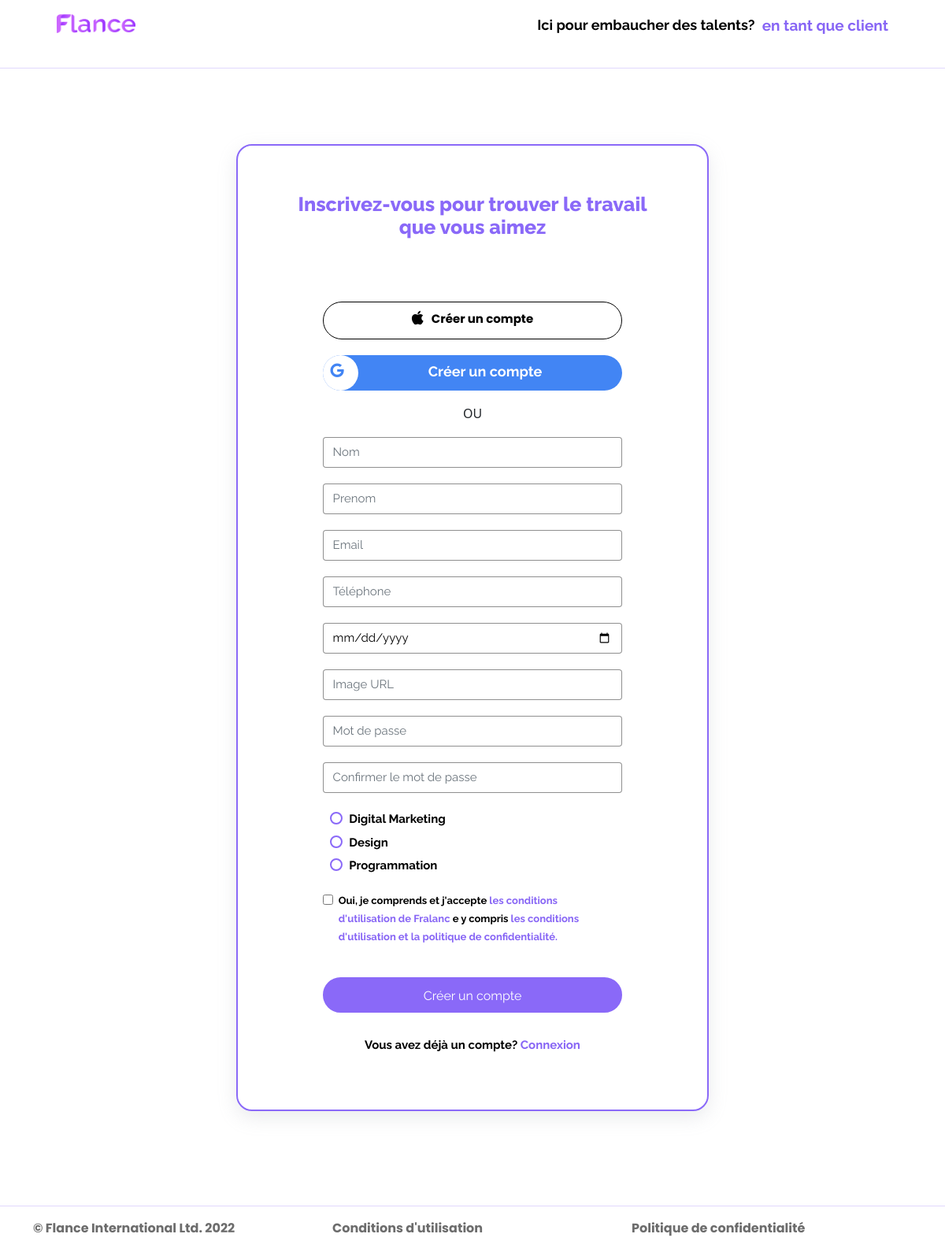
The app's page /sinupFre.php with its own data.
### tables this page shows
CREATE TABLE `categories` (
  `id_categor` int(11) NOT NULL,
  `nom` varchar(254) DEFAULT NULL
);

### sinupFre.php (the view, shortened to what this page needs)
<?php
include('header.php');
include('datacon.php');
?>
<link rel="stylesheet" href="https://cdnjs.cloudflare.com/ajax/libs/font-awesome/6.1.1/css/all.min.css" />
<nav id="navbar2" class="navbar navbar-expand-lg navbar-light ">
  <div class="container-fluid">
    <a class="navbar-brand" href="#"><img id="logo" src="images/logo.png" alt="logo flance "></a>
    <div class="d-flex justify-content-end">
    <p id="navspara" class="d-flex justify-content-center">Ici pour embaucher des talents?<a href="singupCln.php">&nbsp; en tant que client</a> </p>
      </div>
  </div>
</nav>
<hr id="hrnav">
<section class="container " id="cartcontner">
    <h3 class="d-flex justify-content-center">Inscrivez-vous pour trouver le travail  que vous aimez</h3>
    <button  type="button" id="applic" class="btn btn-outline d-flex justify-content-center brand-icons"><i class="fa-brands fa-apple"></i> Créer un compte</button>
    <button type="button" id="googlic" class="btn btn-outline  brand-icons"><i class="fa-brands fa-google d-flex justify-content-start"></i> Créer un compte</button>
    <h6 class="d-flex justify-content-center" id="ouline">OU</h6>
    <form action="" method="POST" id="formValid">
      <div class="d-flex justify-content-center">
          <input id="nomSty" class="form-control forms" type="text" placeholder="Nom" name="nom" aria-label="default input example">
      </div>
      <div class="d-flex justify-content-center">
          <input  id="prenomSty" class="form-control forms" type="text" placeholder="Prenom" name="prenom" aria-label="default input example">
      </div>
      <div class="d-flex justify-content-center">
          <input  id="emailSty" class="form-control forms" type="eamil" placeholder="Email" name="email" aria-label="default input example">
      </div>
      <div class="d-flex justify-content-center">
          <input  id="telSty" class="form-control forms" type="tel" placeholder="Téléphone" name="telph" aria-label="default input example">
      </div>
      <div class="d-flex justify-content-center">
          <input class="form-control forms" type="date" placeholder="Date de naissance" name="date" aria-label="default input example">
      </div>
      <div class="d-flex justify-content-center">
          <input  id="imagelSty" class="form-control forms" type="text" placeholder="Image URL" name="image" aria-label="default input example">
      </div>
      <div class="d-flex justify-content-center">
          <input  id="passSty" class="form-control forms" type="password" placeholder="Mot de passe" name="password" aria-label="default input example">
      </div>
      <div class="d-flex justify-content-center">
          <input  id="confSty" class="form-control forms" type="password" placeholder="Confirmer le mot de passe" name="passconf" aria-label="default input example">
      </div>
      <div class="container" id="radiosmgn">
      <?php
    $i =0;
    $sql = "SELECT * FROM categories";
    $query = mysqli_query($conn, $sql);
      while($row = mysqli_fetch_array($query)){
       echo '<div id="checkradio" class="form-check ">
        <input class="form-check-input" type="radio" name="flexRadioDefault" id="flexRadioDefault1">
        <label class="form-check-label" for="flexRadioDefault '.  $i++ .'">
        ' .$row['nom'].'
        </label>
        </div>';
      }
              ?>
          </div>
      <div class="row" id="checkid">
        <div calss="col">
            <input type="checkbox">
        </div>
         <div class="col">
              <P id="condtion">Oui, je comprends et j'accepte <a href="#">les conditions d'utilisation de Fralanc </a> e y compris <a href="">les conditions d'utilisation et la politique de confidentialité.</a> </P>
         </div>
      </div>
        <div>
            <input class="form-control" id="crees" type="submit" name="submits" value="Créer un compte" />
        </div>
</form>
    <p id="lastlnk">Vous avez déjà un compte? <a href="login.php">Connexion</a> </p>
</section>
<footer id="smallft">
<hr id="hrfooter" >
    <div class="container">
        <div class="row">
            <div class="col">
                <p>© Flance International Ltd. 2022</p>
            </div>
            <div class="col">
                <p>Conditions d'utilisation</p>
            </div>
            <div class="col">
                <p>Politique de confidentialité</p>
            </div>
        </div>
    </div>
</footer>

### style.css (style rules this page uses)
#logo { width: 100px; margin-bottom: 10px; }
.btn { width: 120px; height: 50px; }
#sndcart h4,h3 { color: white; }
hr { border: 2px solid whitesmoke; }
footer { background: #000000; margin-top: 7%; height: 470px; font-family: 'Poppins' !important; padding-top: 20PX; font-weight: bold; }
#navbar2 { padding-left: 5%; padding-right: 5%; margin-top: 10PX; background: white !important; }
#cartcontner { border: 2px solid #8A69F8 !important; border-radius: 20px; width: 50%; padding: 5%; margin-top: 8%; box-shadow: rgba(149, 157, 165, 0.2) 0px 8px 24px; }
#cartcontner h3 { font-family: 'Raleway'; font-style: normal; font-weight: 800; font-size: 25px; line-height: 29px; margin-bottom: 80px; color: #8A69F8; text-align: center; }
#cartcontner P { font-family: 'Raleway'; font-style: normal; font-weight: bold; font-size: 20px; line-height: 23px; text-align: center; margin: 10PX; color: #000000; margin-top: 20PX; }
#smallft { background: transparent; color: #00000093; height: 100px; padding-top: 20px; padding-bottom: 20px; }
#cartcontner input { border: 2px solid #8A69F8; }
#navspara { font-family: 'Raleway'; font-style: normal; font-weight: bold; font-size: 18px; line-height: 22px; color: #000000; margin-top: 10px; }
#navspara a { color: #8765f5; font-weight: bold; font-size: 19px; text-decoration: none; }
.brand-icons { margin-left: auto; margin-right: auto; width: 80%; margin-bottom: 20px; }
#applic { border: #000000 1px solid; border-radius: 25px; text-align: center; padding-top: 10px; font-family: 'Poppins'; font-weight: Bold; font-size: 15px; line-height: 22px; padding-top: 10px; text-align: center; color: #000000; height: 60%; }
#applic i { margin-right: 10px; font-size: 20px; margin-bottom: 10px !important; }
#googlic { background: #4285F4; border-radius: 25px; margin-left: auto; margin-right: auto; margin-left: 10%; color: white; font-size: 18px; font-family: 'Raleway'; font-weight: bold; height: 45px; }
#googlic i { float: left !important; display: flex; justify-content: flex-start !important; text-align: center; margin: auto; padding: 10px; color: #4285F4; background: white; border-radius: 50%; width: 45px; height: 45px; margin-left: -13px !important; margin-top: -7px; }
#ouline { margin-bottom: 20px; }
.forms { font-family: 'Raleway'; font-style: normal; font-weight: 400; font-size: 15px; line-height: 25px; color: #000000; border: 1px solid rgba(0, 0, 0, 0.44) !important; width: 80%; margin-bottom: 20px; }
#condtion { font-family: 'Raleway'; font-style: normal; font-weight: 500; font-size: 13px !important; text-align: start !important; color: #000000; margin-top: -23px !important; margin-left: 20px !important; }
#condtion a { color: #8765f5; text-decoration: none; }
#checkid { margin-left: auto; margin-right: auto; width:85% !important; margin-top: 10px !important; }
#crees { background: #8A69F8; color: white; font-family: 'Raleway'; text-align: center; margin-left: auto; margin-right: auto; width: 80%; padding-top: 10px; border-radius: 36px; height: 45px; margin-top: 30px; }
#lastlnk { margin-top: 30px !important; font-size: 15px !important; }
#lastlnk a { text-decoration: none; color: #8765f5; }
#hrnav { color: #8765f5; border: 4px; }
#hrfooter { color: #8765f5; border: 4px; }
#cartcontner label { color: #000000 !important; font-family: 'Raleway' !important; font-weight: bold !important; font-size: 20px; }
#crees { margin-bottom: 30px !important; }
#checkradio { margin-left: 10%; margin-bottom: 5px; }
#checkradio label { font-size: 15px !important; }
#checkid { margin-top: 20px !important; }
#navbar2 { background: #8A69F8; margin-top: 0Px !important; height: 70px !important; }

### records on screen
categories: nom "Digital Marketing"
categories: nom "Design"
categories: nom "Programmation"
